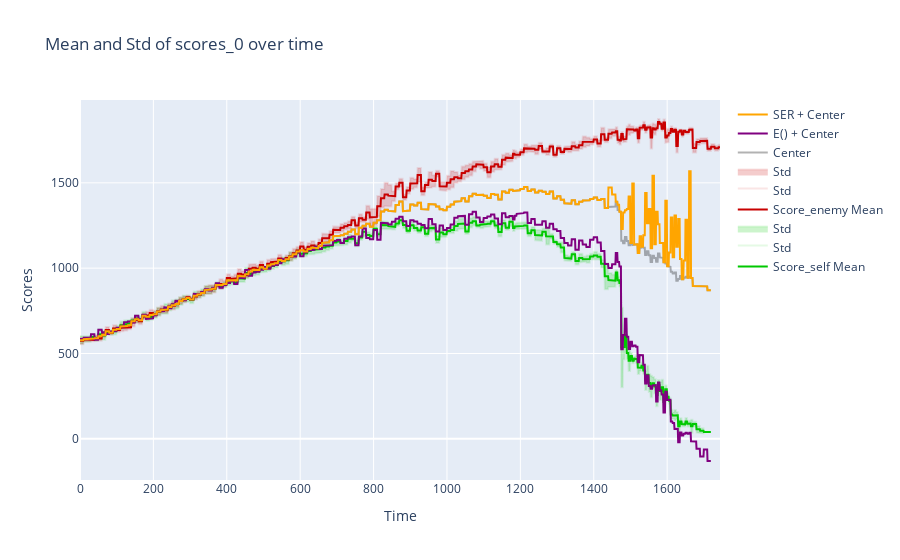

Notebook source saved alongside this figure:
### Code cell
ADD_STD = True

scores_0_mean = np.apply_along_axis(np.nanmean, 1, scores_0_clean)
scores_0_std = np.apply_along_axis(np.nanstd, 1, scores_0_clean)

scores_1_mean = np.apply_along_axis(np.nanmean, 1, scores_1_clean)
scores_1_std = np.apply_along_axis(np.nanstd, 1, scores_1_clean)

# plot mean of scores_0 as a line and std as two other lines above and below the mean
# the std should have the same color as the mean but with a lower opacity
# fill in the area between the two std lines
fig = go.Figure()
color0 = '0,200,0'
fig.add_trace(go.Scatter(x=np.arange(len(scores_0_mean)), y=scores_0_mean, mode='lines', name="Score_self Mean", line=dict(color=f'rgba({color0},1)')))
if ADD_STD:
    fig.add_trace(go.Scatter(x=np.arange(len(scores_0_mean)), y=scores_0_mean + scores_0_std, fill='tonexty', mode='lines', name="Std", fillcolor=f'rgba({color0},0)', line=dict(color=f'rgba({color0},0.1)')))
    fig.add_trace(go.Scatter(x=np.arange(len(scores_0_mean)), y=scores_0_mean - scores_0_std, fill='tonexty', mode='lines', name="Std", fillcolor=f'rgba({color0},0.2)', line=dict(color=f'rgba({color0},0.1)')))

color1 = '200,0,0'
fig.add_trace(go.Scatter(x=np.arange(len(scores_1_mean)), y=scores_1_mean, mode='lines', name="Score_enemy Mean", line=dict(color=f'rgba({color1},1)')))
if ADD_STD:
    fig.add_trace(go.Scatter(x=np.arange(len(scores_1_mean)), y=scores_1_mean + scores_1_std, fill='tonexty', mode='lines', name="Std", fillcolor=f'rgba({color1},0)', line=dict(color=f'rgba({color1},0.1)')))
    fig.add_trace(go.Scatter(x=np.arange(len(scores_1_mean)), y=scores_1_mean - scores_1_std, fill='tonexty', mode='lines', name="Std", fillcolor=f'rgba({color1},0.2)', line=dict(color=f'rgba({color1},0.1)')))


# draw the line between the two means
center = (scores_0_mean + scores_1_mean) / 2
fig.add_trace(go.Scatter(x=np.arange(len(center)), y=center, mode='lines', name="Center", line=dict(color='rgba(0,0,0,0.3)')))

#add evaluation points to the plot plus the center line
eval_center = center + (lasts*1000)
fig.add_trace(go.Scatter(x=np.arange(len(eval_center)), y=eval_center, mode='lines', name="E() + Center", line=dict(color='purple')))

#add ser point to the plot plus the center line
ser_center = center + (sers*1000)
fig.add_trace(go.Scatter(x=np.arange(len(ser_center)), y=ser_center, mode='lines', name="SER + Center", line=dict(color='orange')))

fig.update_layout(title='Mean and Std of scores_0 over time', xaxis_title='Time', yaxis_title='Scores')
fig.show()

### Figure 1 — Plotly figure (JSON) as saved in the notebook; plotly's stock layout.template omitted (floating-point values rounded to 4 significant figures; data arrays with more than 128 entries replaced by an {"elided": "..."} marker saying what was removed)
{"data": [{"line": {"color": "rgba(0,200,0,1)"}, "mode": "lines", "name": "Score_self Mean", "type": "scatter", "x": {"elided": "1745 int values"}, "y": {"elided": "1745 float values"}}, {"fill": "tonexty", "fillcolor": "rgba(0,200,0,0)", "line": {"color": "rgba(0,200,0,0.1)"}, "mode": "lines", "name": "Std", "type": "scatter", "x": {"elided": "1745 int values"}, "y": {"elided": "1745 float values"}}, {"fill": "tonexty", "fillcolor": "rgba(0,200,0,0.2)", "line": {"color": "rgba(0,200,0,0.1)"}, "mode": "lines", "name": "Std", "type": "scatter", "x": {"elided": "1745 int values"}, "y": {"elided": "1745 float values"}}, {"line": {"color": "rgba(200,0,0,1)"}, "mode": "lines", "name": "Score_enemy Mean", "type": "scatter", "x": {"elided": "1745 int values"}, "y": {"elided": "1745 float values"}}, {"fill": "tonexty", "fillcolor": "rgba(200,0,0,0)", "line": {"color": "rgba(200,0,0,0.1)"}, "mode": "lines", "name": "Std", "type": "scatter", "x": {"elided": "1745 int values"}, "y": {"elided": "1745 float values"}}, {"fill": "tonexty", "fillcolor": "rgba(200,0,0,0.2)", "line": {"color": "rgba(200,0,0,0.1)"}, "mode": "lines", "name": "Std", "type": "scatter", "x": {"elided": "1745 int values"}, "y": {"elided": "1745 float values"}}, {"line": {"color": "rgba(0,0,0,0.3)"}, "mode": "lines", "name": "Center", "type": "scatter", "x": {"elided": "1745 int values"}, "y": {"elided": "1745 float values"}}, {"line": {"color": "purple"}, "mode": "lines", "name": "E() + Center", "type": "scatter", "x": {"elided": "1745 int values"}, "y": {"elided": "1745 float values"}}, {"line": {"color": "orange"}, "mode": "lines", "name": "SER + Center", "type": "scatter", "x": {"elided": "1745 int values"}, "y": {"elided": "1745 float values"}}], "layout": {"title": {"text": "Mean and Std of scores_0 over time"}, "xaxis": {"title": {"text": "Time"}}, "yaxis": {"title": {"text": "Scores"}}}}
